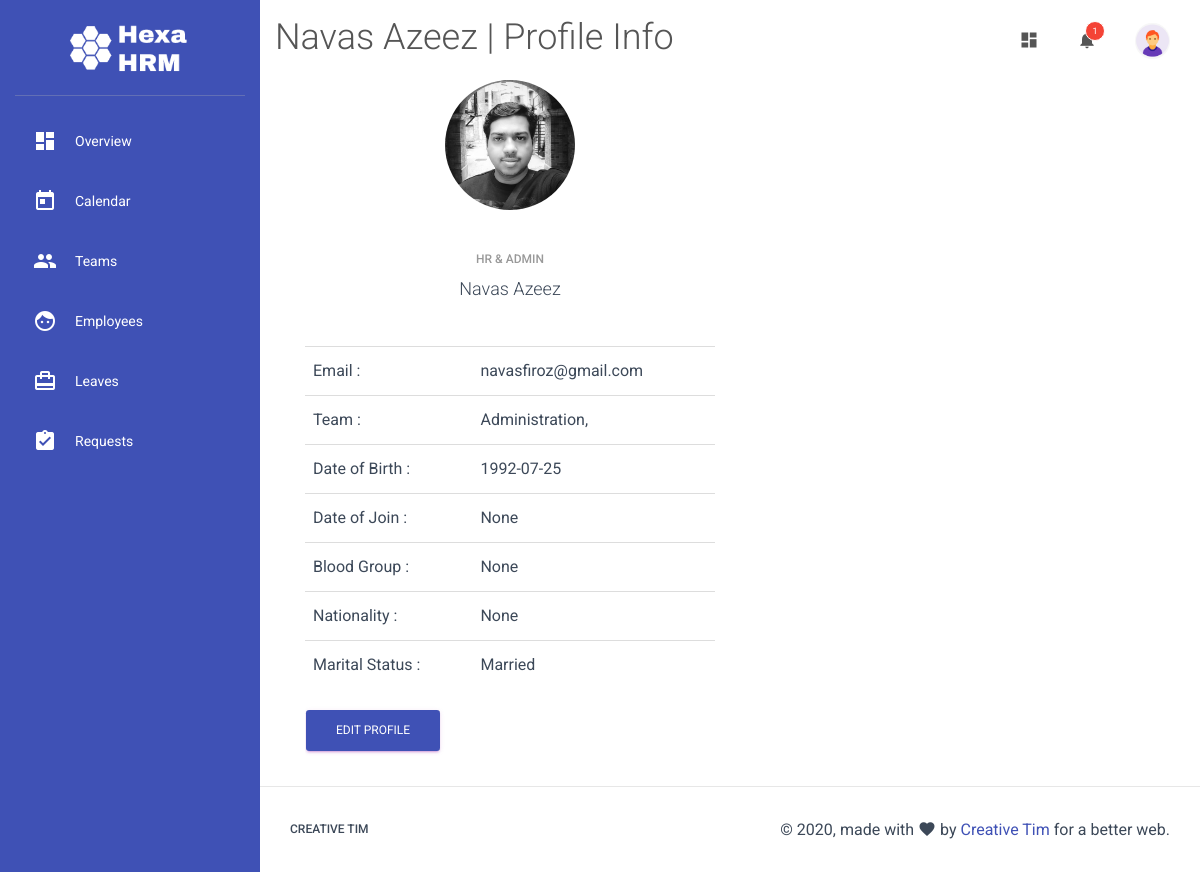
Page /profile/1/ (signed in) on the committed database.
### main.py (models this page shows)
class User(db.Model):
    id = db.Column(db.Integer, primary_key=True)
    name = db.Column(db.String, nullable=False)
    email = db.Column(db.String,nullable=False)
    phone = db.Column(db.String)
    whatsapp = db.Column(db.Boolean)
    title = db.Column(db.String)
    role = db.Column(db.Integer)
    annual_leaves = db.Column(db.Integer)
    password = db.Column(db.String)
    dob = db.Column(db.Date)
    blood_group = db.Column(db.String)
    doj = db.Column(db.Date)
    pay = db.Column(db.Integer)
    address = db.Column(db.String)
    secondary_contact_name = db.Column(db.String)
    secondary_contact_relation = db.Column(db.String)
    secondary_contact_phone = db.Column(db.String)
    origin_country = db.Column(db.String)
    diet_type = db.Column(db.Integer)
    drinking = db.Column(db.Boolean)
    marital_status = db.Column(db.Integer)
    dp = db.Column(db.String)
    leaves = db.relationship("Leave", cascade="all,delete", backref="requested_by")
    leading = db.relationship("Team_leads", cascade="all,delete", backref="manager")
    member_of = db.relationship("Team_members", cascade="all,delete", backref="members")
    actioned_leaves = db.relationship("Leave_action", cascade="all,delete", backref="actioned_by")
    logs = db.relationship("Activity_log",backref="activity_by")
    token = db.relationship("Access_token", cascade="all,delete", backref="user")

class Team_members(db.Model):
    id = db.Column(db.Integer, primary_key=True)
    user_id = db.Column(db.Integer, db.ForeignKey("user.id"))
    team_id = db.Column(db.Integer, db.ForeignKey("team.id"))

class Team(db.Model):
    id = db.Column(db.Integer, primary_key=True)
    name = db.Column(db.String, nullable=False)
    description = db.Column(db.String)
    members = db.relationship("Team_members", cascade="all,delete", backref="team")
    leads = db.relationship("Team_leads", cascade="all,delete", backref="team")

### main.py (the view)
@app.route('/profile/<user_id>/')
def profile(user_id):
    user = User.query.get(user_id)
    if user:
        return render_template("user_profile.html", user=user)
    else:
        return redirect(url_for("employees"))

### main.py (called while the page is built)
@app.before_request
def before_request():
    g.user = None
    if "uid" in session:
        login_user = User.query.get(session["uid"])
        if login_user and bcrypt.check_password_hash(session["sk"], login_user.name):
            g.user = login_user

### templates/user_profile.html (shortened to what this page needs)
{% extends "template.html" %}
{% block heading %}
<h2>{{user.name}} | Profile Info</h2>
{% endblock %}
{% block content %}
<div class="container-fluid">
	<div class="row">
		<div class="col-md-6">
			<div class="card card-profile">
				<div class="card-avatar">
					<a href="javascript:;">
                    {% if user.dp %}
						<img class="img" src="/static/img/users/{{user.dp}}">
                    {% else %}
                        <img class="img" src="/static/img/users/default.png">
                    {% endif %}
					</a>
				</div>
				<div class="card-body">
					<h6 class="card-category text-gray">
					{% if user.title%}
					{{user.title}}
					{% else %}
					Job Title Not Set
					{% endif %}</h6>
					<h4 class="card-title">{{user.name}}</h4>
				</div>
			</div>
			<div class="table-responsive">
            <table class="table">
              <tbody>
                <tr><td>Email :</td><td>{{user.email}}</td></tr>
                <tr><td>Team :</td><td>
                {% if user.member_of[0]%}
                	{% for memeber in user.member_of%}
               		 {{memeber.team.name}},
                	{% endfor %}
                {% endif %}
            	</td></tr>
                <tr><td>Date of Birth :</td><td>{{user.dob}}</td></tr>
                <tr><td>Date of Join :</td><td>{{user.doj}}</td></tr>
                <tr><td>Blood Group :</td><td>{{user.blood_group}}</td></tr>
                <tr><td>Nationality :</td><td>{{user.origin_country}}</td></tr>
                <tr><td>Marital Status :</td><td>
                {% if user.marital_status == 1 %}
                    Single
                {% elif user.marital_status == 2 %}
                    Married
                {% else %}
                    Not Set
                {% endif %}
                </td></tr>
              </tbody>
            </table>
            <a href="/edit-profile/"><button type="submit" class="btn btn-primary pull-center">Edit Profile</button></a>
          </div>
		</div>
	</div>
</div>
{% endblock %}

### static/css/custom.css (style rules this page uses)
body { background-color: #fff; font-weight: 400; }
.card, .card-profile .card-avatar { box-shadow: none !important; }

### rows in the picture
User: name "Navas Azeez", dp (picture), title "HR & ADMIN", email "navasfiroz@gmail.com", dob "1992-07-25", doj "None", blood_group "None", origin_country "None"
Team_members: team.name "Administration"
